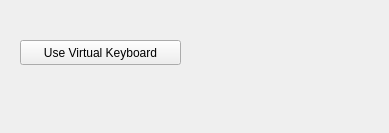
<?xml version="1.0" encoding="UTF-8"?>
<ui version="4.0">
 <class>Tester</class>
 <widget class="QWidget" name="Tester">
  <property name="geometry">
   <rect>
    <x>0</x>
    <y>0</y>
    <width>389</width>
    <height>133</height>
   </rect>
  </property>
  <property name="windowTitle">
   <string>Tester</string>
  </property>
  <widget class="QPushButton" name="pushButton_3">
   <property name="geometry">
    <rect>
     <x>20</x>
     <y>40</y>
     <width>161</width>
     <height>25</height>
    </rect>
   </property>
   <property name="text">
    <string>Use Virtual Keyboard</string>
   </property>
  </widget>
 </widget>
 <resources/>
 <connections/>
</ui>
